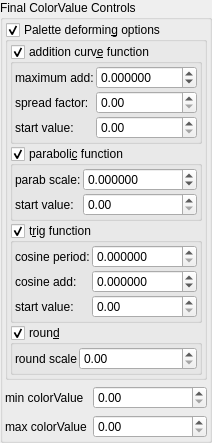
              <widget class="QGroupBox" name="groupBox_5">
               <property name="title">
                <string>Final ColorValue Controls</string>
               </property>
               <layout class="QVBoxLayout" name="verticalLayout_7">
                <property name="leftMargin">
                 <number>2</number>
                </property>
                <property name="topMargin">
                 <number>2</number>
                </property>
                <property name="rightMargin">
                 <number>2</number>
                </property>
                <property name="bottomMargin">
                 <number>2</number>
                </property>
                <item>
                 <widget class="MyGroupBox" name="groupCheck_fractal_coloring_global_palette_false">
                  <property name="toolTip">
                   <string>&lt;html&gt;&lt;head/&gt;&lt;body&gt;&lt;p&gt;These options deform the Final ColorValues derived from the previous functions.&lt;/p&gt;&lt;/body&gt;&lt;/html&gt;</string>
                  </property>
                  <property name="title">
                   <string>Palette deformin&amp;g options</string>
                  </property>
                  <property name="checkable">
                   <bool>true</bool>
                  </property>
                  <layout class="QVBoxLayout" name="verticalLayout_41" stretch="0,0,0,0">
                   <property name="spacing">
                    <number>2</number>
                   </property>
                   <property name="leftMargin">
                    <number>2</number>
                   </property>
                   <property name="topMargin">
                    <number>2</number>
                   </property>
                   <property name="rightMargin">
                    <number>2</number>
                   </property>
                   <property name="bottomMargin">
                    <number>2</number>
                   </property>
                   <item>
                    <widget class="MyGroupBox" name="groupCheck_fractal_coloring_add_enabled_false">
                     <property name="toolTip">
                      <string>&lt;html&gt;&lt;head/&gt;&lt;body&gt;&lt;p&gt;Function produces an addition to the ColorValues based on its current value.&lt;/p&gt;&lt;/body&gt;&lt;/html&gt;</string>
                     </property>
                     <property name="title">
                      <string>addition curv&amp;e function</string>
                     </property>
                     <property name="checkable">
                      <bool>true</bool>
                     </property>
                     <layout class="QVBoxLayout" name="verticalLayout_38" stretch="0">
                      <property name="spacing">
                       <number>2</number>
                      </property>
                      <property name="leftMargin">
                       <number>2</number>
                      </property>
                      <property name="topMargin">
                       <number>2</number>
                      </property>
                      <property name="rightMargin">
                       <number>2</number>
                      </property>
                      <property name="bottomMargin">
                       <number>2</number>
                      </property>
                      <item>
                       <layout class="QGridLayout" name="gridLayout_11" columnstretch="0,1">
                        <property name="topMargin">
                         <number>0</number>
                        </property>
                        <item row="1" column="1">
                         <widget class="MyDoubleSpinBox" name="spinbox_fractal_coloring_add_spread">
                          <property name="sizePolicy">
                           <sizepolicy hsizetype="Minimum" vsizetype="Maximum">
                            <horstretch>0</horstretch>
                            <verstretch>0</verstretch>
                           </sizepolicy>
                          </property>
                          <property name="prefix">
                           <string/>
                          </property>
                          <property name="suffix">
                           <string/>
                          </property>
                          <property name="decimals">
                           <number>2</number>
                          </property>
                          <property name="minimum">
                           <double>0.000000000000000</double>
                          </property>
                          <property name="maximum">
                           <double>999999.989999999990687</double>
                          </property>
                          <property name="singleStep">
                           <double>0.100000000000000</double>
                          </property>
                         </widget>
                        </item>
                        <item row="1" column="0">
                         <widget class="QLabel" name="label_68">
                          <property name="text">
                           <string>spread factor:</string>
                          </property>
                         </widget>
                        </item>
                        <item row="0" column="0">
                         <widget class="QLabel" name="label_76">
                          <property name="text">
                           <string>maximum add:</string>
                          </property>
                         </widget>
                        </item>
                        <item row="2" column="1">
                         <widget class="MyDoubleSpinBox" name="spinbox_fractal_coloring_add_start_value">
                          <property name="sizePolicy">
                           <sizepolicy hsizetype="Minimum" vsizetype="Maximum">
                            <horstretch>0</horstretch>
                            <verstretch>0</verstretch>
                           </sizepolicy>
                          </property>
                          <property name="prefix">
                           <string/>
                          </property>
                          <property name="suffix">
                           <string/>
                          </property>
                          <property name="decimals">
                           <number>2</number>
                          </property>
                          <property name="minimum">
                           <double>0.000000000000000</double>
                          </property>
                          <property name="maximum">
                           <double>999999.989999999990687</double>
                          </property>
                          <property name="singleStep">
                           <double>1.000000000000000</double>
                          </property>
                         </widget>
                        </item>
                        <item row="2" column="0">
                         <widget class="QLabel" name="label_77">
                          <property name="text">
                           <string>start value:</string>
                          </property>
                         </widget>
                        </item>
                        <item row="0" column="1">
                         <widget class="MyDoubleSpinBox" name="spinbox_fractal_coloring_add_max">
                          <property name="sizePolicy">
                           <sizepolicy hsizetype="Minimum" vsizetype="Maximum">
                            <horstretch>0</horstretch>
                            <verstretch>0</verstretch>
                           </sizepolicy>
                          </property>
                          <property name="prefix">
                           <string/>
                          </property>
                          <property name="suffix">
                           <string/>
                          </property>
                          <property name="decimals">
                           <number>6</number>
                          </property>
                          <property name="minimum">
                           <double>-9999.999998999999661</double>
                          </property>
                          <property name="maximum">
                           <double>9999.999998999999661</double>
                          </property>
                          <property name="singleStep">
                           <double>0.100000000000000</double>
                          </property>
                         </widget>
                        </item>
                       </layout>
                      </item>
                     </layout>
                    </widget>
                   </item>
                   <item>
                    <widget class="MyGroupBox" name="groupCheck_fractal_coloring_parab_enabled_false">
                     <property name="toolTip">
                      <string>&lt;html&gt;&lt;head/&gt;&lt;body&gt;&lt;p&gt;Function produces an addition to the ColorValues based on its current value.&lt;/p&gt;&lt;/body&gt;&lt;/html&gt;</string>
                     </property>
                     <property name="title">
                      <string>paraboli&amp;c function</string>
                     </property>
                     <property name="checkable">
                      <bool>true</bool>
                     </property>
                     <layout class="QVBoxLayout" name="verticalLayout_40" stretch="0">
                      <property name="spacing">
                       <number>2</number>
                      </property>
                      <property name="leftMargin">
                       <number>2</number>
                      </property>
                      <property name="topMargin">
                       <number>2</number>
                      </property>
                      <property name="rightMargin">
                       <number>2</number>
                      </property>
                      <property name="bottomMargin">
                       <number>2</number>
                      </property>
                      <item>
                       <layout class="QGridLayout" name="gridLayout_15" columnstretch="0,1">
                        <property name="topMargin">
                         <number>0</number>
                        </property>
                        <item row="0" column="0">
                         <widget class="QLabel" name="label_79">
                          <property name="text">
                           <string>parab scale:</string>
                          </property>
                         </widget>
                        </item>
                        <item row="1" column="0">
                         <widget class="QLabel" name="label_80">
                          <property name="text">
                           <string>start value:</string>
                          </property>
                         </widget>
                        </item>
                        <item row="1" column="1">
                         <widget class="MyDoubleSpinBox" name="spinbox_fractal_coloring_parab_start_value">
                          <property name="sizePolicy">
                           <sizepolicy hsizetype="Minimum" vsizetype="Maximum">
                            <horstretch>0</horstretch>
                            <verstretch>0</verstretch>
                           </sizepolicy>
                          </property>
                          <property name="prefix">
                           <string/>
                          </property>
                          <property name="suffix">
                           <string/>
                          </property>
                          <property name="decimals">
                           <number>2</number>
                          </property>
                          <property name="minimum">
                           <double>0.000000000000000</double>
                          </property>
                          <property name="maximum">
                           <double>999999.989999999990687</double>
                          </property>
                          <property name="singleStep">
                           <double>0.100000000000000</double>
                          </property>
                         </widget>
                        </item>
                        <item row="0" column="1">
                         <widget class="MyDoubleSpinBox" name="spinbox_fractal_coloring_parab_scale">
                          <property name="sizePolicy">
                           <sizepolicy hsizetype="Minimum" vsizetype="Maximum">
                            <horstretch>0</horstretch>
                            <verstretch>0</verstretch>
                           </sizepolicy>
                          </property>
                          <property name="prefix">
                           <string/>
                          </property>
                          <property name="suffix">
                           <string/>
                          </property>
                          <property name="decimals">
                           <number>6</number>
                          </property>
                          <property name="minimum">
                           <double>-999.990000000000009</double>
                          </property>
                          <property name="maximum">
                           <double>999.990000000000009</double>
                          </property>
                          <property name="singleStep">
                           <double>0.100000000000000</double>
                          </property>
                         </widget>
                        </item>
                       </layout>
                      </item>
                     </layout>
                    </widget>
                   </item>
                   <item>
                    <widget class="MyGroupBox" name="groupCheck_fractal_coloring_cos_enabled_false">
                     <property name="toolTip">
                      <string>&lt;html&gt;&lt;head/&gt;&lt;body&gt;&lt;p&gt;Function produces an addition to the ColorValues based on its current value.&lt;/p&gt;&lt;/body&gt;&lt;/html&gt;</string>
                     </property>
                     <property name="title">
                      <string>t&amp;rig function</string>
                     </property>
                     <property name="checkable">
                      <bool>true</bool>
                     </property>
                     <layout class="QVBoxLayout" name="verticalLayout_34" stretch="0">
                      <property name="spacing">
                       <number>2</number>
                      </property>
                      <property name="leftMargin">
                       <number>2</number>
                      </property>
                      <property name="topMargin">
                       <number>2</number>
                      </property>
                      <property name="rightMargin">
                       <number>2</number>
                      </property>
                      <property name="bottomMargin">
                       <number>2</number>
                      </property>
                      <item>
                       <layout class="QGridLayout" name="gridLayout_5" columnstretch="0,1">
                        <property name="topMargin">
                         <number>0</number>
                        </property>
                        <item row="1" column="1">
                         <widget class="MyDoubleSpinBox" name="spinbox_fractal_coloring_cos_add">
                          <property name="sizePolicy">
                           <sizepolicy hsizetype="Minimum" vsizetype="Maximum">
                            <horstretch>0</horstretch>
                            <verstretch>0</verstretch>
                           </sizepolicy>
                          </property>
                          <property name="prefix">
                           <string/>
                          </property>
                          <property name="suffix">
                           <string/>
                          </property>
                          <property name="decimals">
                           <number>6</number>
                          </property>
                          <property name="minimum">
                           <double>-9999.999900000000707</double>
                          </property>
                          <property name="maximum">
                           <double>9999.999900000000707</double>
                          </property>
                          <property name="singleStep">
                           <double>0.100000000000000</double>
                          </property>
                         </widget>
                        </item>
                        <item row="1" column="0">
                         <widget class="QLabel" name="label_48">
                          <property name="text">
                           <string>cosine add:</string>
                          </property>
                         </widget>
                        </item>
                        <item row="0" column="0">
                         <widget class="QLabel" name="label_47">
                          <property name="text">
                           <string>cosine period:</string>
                          </property>
                         </widget>
                        </item>
                        <item row="2" column="1">
                         <widget class="MyDoubleSpinBox" name="spinbox_fractal_coloring_cos_start_value">
                          <property name="sizePolicy">
                           <sizepolicy hsizetype="Minimum" vsizetype="Maximum">
                            <horstretch>0</horstretch>
                            <verstretch>0</verstretch>
                           </sizepolicy>
                          </property>
                          <property name="prefix">
                           <string/>
                          </property>
                          <property name="suffix">
                           <string/>
                          </property>
                          <property name="decimals">
                           <number>2</number>
                          </property>
                          <property name="minimum">
                           <double>0.000000000000000</double>
                          </property>
                          <property name="maximum">
                           <double>999999.989999999990687</double>
                          </property>
                          <property name="singleStep">
                           <double>1.000000000000000</double>
                          </property>
                         </widget>
                        </item>
                        <item row="2" column="0">
                         <widget class="QLabel" name="label_51">
                          <property name="text">
                           <string>start value:</string>
                          </property>
                         </widget>
                        </item>
                        <item row="0" column="1">
                         <widget class="MyDoubleSpinBox" name="spinbox_fractal_coloring_cos_period">
                          <property name="sizePolicy">
                           <sizepolicy hsizetype="Minimum" vsizetype="Maximum">
                            <horstretch>0</horstretch>
                            <verstretch>0</verstretch>
                           </sizepolicy>
                          </property>
                          <property name="prefix">
                           <string/>
                          </property>
                          <property name="suffix">
                           <string/>
                          </property>
                          <property name="decimals">
                           <number>6</number>
                          </property>
                          <property name="minimum">
                           <double>0.000000000000000</double>
                          </property>
                          <property name="maximum">
                           <double>9999.999900000000707</double>
                          </property>
                          <property name="singleStep">
                           <double>0.100000000000000</double>
                          </property>
                         </widget>
                        </item>
                       </layout>
                      </item>
                     </layout>
                    </widget>
                   </item>
                   <item>
                    <layout class="QGridLayout" name="gridLayout_22" columnstretch="0">
                     <property name="topMargin">
                      <number>0</number>
                     </property>
                     <item row="0" column="0">
                      <widget class="MyGroupBox" name="groupCheck_fractal_coloring_round_enabled_false">
                       <property name="toolTip">
                        <string>&lt;html&gt;&lt;head/&gt;&lt;body&gt;&lt;p&gt;Function rounds adjacent colorValues to produces solid color bands (i.e. no transitions between colors.)&lt;/p&gt;&lt;/body&gt;&lt;/html&gt;</string>
                       </property>
                       <property name="title">
                        <string>roun&amp;d</string>
                       </property>
                       <property name="checkable">
                        <bool>true</bool>
                       </property>
                       <layout class="QVBoxLayout" name="verticalLayout_39" stretch="0">
                        <property name="spacing">
                         <number>2</number>
                        </property>
                        <property name="leftMargin">
                         <number>2</number>
                        </property>
                        <property name="topMargin">
                         <number>2</number>
                        </property>
                        <property name="rightMargin">
                         <number>2</number>
                        </property>
                        <property name="bottomMargin">
                         <number>2</number>
                        </property>
                        <item>
                         <layout class="QGridLayout" name="gridLayout_21" columnstretch="0,1">
                          <property name="topMargin">
                           <number>0</number>
                          </property>
                          <item row="0" column="1">
                           <widget class="MyDoubleSpinBox" name="spinbox_fractal_coloring_round_scale">
                            <property name="sizePolicy">
                             <sizepolicy hsizetype="Minimum" vsizetype="Maximum">
                              <horstretch>0</horstretch>
                              <verstretch>0</verstretch>
                             </sizepolicy>
                            </property>
                            <property name="prefix">
                             <string/>
                            </property>
                            <property name="suffix">
                             <string/>
                            </property>
                            <property name="decimals">
                             <number>2</number>
                            </property>
                            <property name="minimum">
                             <double>0.000000000000000</double>
                            </property>
                            <property name="maximum">
                             <double>99999999.000000000000000</double>
                            </property>
                            <property name="singleStep">
                             <double>0.100000000000000</double>
                            </property>
                           </widget>
                          </item>
                          <item row="0" column="0">
                           <widget class="QLabel" name="label_57">
                            <property name="text">
                             <string>round scale</string>
                            </property>
                           </widget>
                          </item>
                         </layout>
                        </item>
                       </layout>
                      </widget>
                     </item>
                    </layout>
                   </item>
                  </layout>
                 </widget>
                </item>
                <item>
                 <layout class="QGridLayout" name="gridLayout_6" rowstretch="0,0" columnstretch="0,1">
                  <item row="0" column="0">
                   <widget class="QLabel" name="label_34">
                    <property name="text">
                     <string>min colorValue</string>
                    </property>
                   </widget>
                  </item>
                  <item row="0" column="1">
                   <widget class="MyDoubleSpinBox" name="spinbox_fractal_coloring_min_color_value">
                    <property name="sizePolicy">
                     <sizepolicy hsizetype="Minimum" vsizetype="Maximum">
                      <horstretch>0</horstretch>
                      <verstretch>0</verstretch>
                     </sizepolicy>
                    </property>
                    <property name="toolTip">
                     <string>&lt;html&gt;&lt;head/&gt;&lt;body&gt;&lt;p&gt;Limit of minimum colorValue (units are still 1.0 = 256 colorValue units).&lt;/p&gt;&lt;/body&gt;&lt;/html&gt;</string>
                    </property>
                    <property name="prefix">
                     <string/>
                    </property>
                    <property name="suffix">
                     <string/>
                    </property>
                    <property name="decimals">
                     <number>2</number>
                    </property>
                    <property name="minimum">
                     <double>0.000000000000000</double>
                    </property>
                    <property name="maximum">
                     <double>99999999.000000000000000</double>
                    </property>
                    <property name="singleStep">
                     <double>1.000000000000000</double>
                    </property>
                   </widget>
                  </item>
                  <item row="1" column="0">
                   <widget class="QLabel" name="label_37">
                    <property name="text">
                     <string>max colorValue</string>
                    </property>
                   </widget>
                  </item>
                  <item row="1" column="1">
                   <widget class="MyDoubleSpinBox" name="spinbox_fractal_coloring_max_color_value">
                    <property name="sizePolicy">
                     <sizepolicy hsizetype="Minimum" vsizetype="Maximum">
                      <horstretch>0</horstretch>
                      <verstretch>0</verstretch>
                     </sizepolicy>
                    </property>
                    <property name="toolTip">
                     <string>&lt;html&gt;&lt;head/&gt;&lt;body&gt;&lt;p&gt;Limit of maximum colorValue (units are still 1.0 = 256 colorValue units).&lt;/p&gt;&lt;/body&gt;&lt;/html&gt;</string>
                    </property>
                    <property name="prefix">
                     <string/>
                    </property>
                    <property name="suffix">
                     <string/>
                    </property>
                    <property name="decimals">
                     <number>2</number>
                    </property>
                    <property name="minimum">
                     <double>0.000000000000000</double>
                    </property>
                    <property name="maximum">
                     <double>99999999.000000000000000</double>
                    </property>
                    <property name="singleStep">
                     <double>1.000000000000000</double>
                    </property>
                   </widget>
                  </item>
                 </layout>
                </item>
               </layout>
              </widget>
